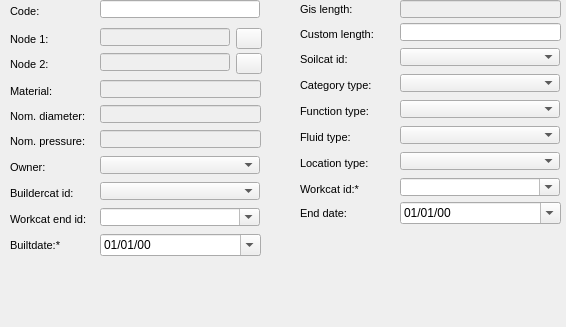
      <widget class="QWidget" name="page_3">
       <property name="geometry">
        <rect>
         <x>0</x>
         <y>0</y>
         <width>566</width>
         <height>327</height>
        </rect>
       </property>
       <attribute name="label">
        <string>Basic information</string>
       </attribute>
       <widget class="QComboBox" name="workcat_id_end">
        <property name="geometry">
         <rect>
          <x>100</x>
          <y>208</y>
          <width>160</width>
          <height>18</height>
         </rect>
        </property>
        <property name="autoFillBackground">
         <bool>true</bool>
        </property>
        <property name="editable">
         <bool>true</bool>
        </property>
        <property name="maxVisibleItems">
         <number>8</number>
        </property>
        <property name="frame">
         <bool>true</bool>
        </property>
       </widget>
       <widget class="QLabel" name="label_buildercat_id">
        <property name="geometry">
         <rect>
          <x>10</x>
          <y>182</y>
          <width>101</width>
          <height>22</height>
         </rect>
        </property>
        <property name="font">
         <font>
          <pointsize>8</pointsize>
         </font>
        </property>
        <property name="frameShape">
         <enum>QFrame::NoFrame</enum>
        </property>
        <property name="frameShadow">
         <enum>QFrame::Plain</enum>
        </property>
        <property name="text">
         <string>Buildercat id:</string>
        </property>
        <property name="textFormat">
         <enum>Qt::AutoText</enum>
        </property>
        <property name="scaledContents">
         <bool>false</bool>
        </property>
        <property name="alignment">
         <set>Qt::AlignLeading|Qt::AlignLeft|Qt::AlignVCenter</set>
        </property>
        <property name="margin">
         <number>3</number>
        </property>
       </widget>
       <widget class="QLabel" name="label_workcat_id_end">
        <property name="geometry">
         <rect>
          <x>10</x>
          <y>208</y>
          <width>101</width>
          <height>22</height>
         </rect>
        </property>
        <property name="font">
         <font>
          <pointsize>8</pointsize>
         </font>
        </property>
        <property name="frameShape">
         <enum>QFrame::NoFrame</enum>
        </property>
        <property name="frameShadow">
         <enum>QFrame::Plain</enum>
        </property>
        <property name="text">
         <string>Workcat end id:</string>
        </property>
        <property name="textFormat">
         <enum>Qt::AutoText</enum>
        </property>
        <property name="scaledContents">
         <bool>false</bool>
        </property>
        <property name="alignment">
         <set>Qt::AlignLeading|Qt::AlignLeft|Qt::AlignVCenter</set>
        </property>
        <property name="margin">
         <number>3</number>
        </property>
       </widget>
       <widget class="QLabel" name="label_builtdate">
        <property name="geometry">
         <rect>
          <x>10</x>
          <y>234</y>
          <width>101</width>
          <height>22</height>
         </rect>
        </property>
        <property name="font">
         <font>
          <pointsize>8</pointsize>
         </font>
        </property>
        <property name="frameShape">
         <enum>QFrame::NoFrame</enum>
        </property>
        <property name="frameShadow">
         <enum>QFrame::Plain</enum>
        </property>
        <property name="text">
         <string>Builtdate:*</string>
        </property>
        <property name="textFormat">
         <enum>Qt::AutoText</enum>
        </property>
        <property name="scaledContents">
         <bool>false</bool>
        </property>
        <property name="alignment">
         <set>Qt::AlignLeading|Qt::AlignLeft|Qt::AlignVCenter</set>
        </property>
        <property name="margin">
         <number>3</number>
        </property>
       </widget>
       <widget class="QComboBox" name="workcat_id">
        <property name="geometry">
         <rect>
          <x>400</x>
          <y>178</y>
          <width>160</width>
          <height>18</height>
         </rect>
        </property>
        <property name="autoFillBackground">
         <bool>true</bool>
        </property>
        <property name="editable">
         <bool>true</bool>
        </property>
        <property name="maxVisibleItems">
         <number>8</number>
        </property>
        <property name="frame">
         <bool>true</bool>
        </property>
       </widget>
       <widget class="QLabel" name="label_workcat_id">
        <property name="geometry">
         <rect>
          <x>300</x>
          <y>178</y>
          <width>90</width>
          <height>22</height>
         </rect>
        </property>
        <property name="font">
         <font>
          <pointsize>8</pointsize>
         </font>
        </property>
        <property name="frameShape">
         <enum>QFrame::NoFrame</enum>
        </property>
        <property name="frameShadow">
         <enum>QFrame::Plain</enum>
        </property>
        <property name="text">
         <string>Workcat id:*</string>
        </property>
        <property name="textFormat">
         <enum>Qt::AutoText</enum>
        </property>
        <property name="scaledContents">
         <bool>false</bool>
        </property>
        <property name="alignment">
         <set>Qt::AlignLeading|Qt::AlignLeft|Qt::AlignVCenter</set>
        </property>
        <property name="margin">
         <number>3</number>
        </property>
       </widget>
       <widget class="QComboBox" name="buildercat_id">
        <property name="geometry">
         <rect>
          <x>100</x>
          <y>182</y>
          <width>160</width>
          <height>18</height>
         </rect>
        </property>
       </widget>
       <widget class="QComboBox" name="ownercat_id">
        <property name="geometry">
         <rect>
          <x>100</x>
          <y>156</y>
          <width>160</width>
          <height>18</height>
         </rect>
        </property>
       </widget>
       <widget class="QLabel" name="label_owner">
        <property name="geometry">
         <rect>
          <x>10</x>
          <y>156</y>
          <width>90</width>
          <height>22</height>
         </rect>
        </property>
        <property name="font">
         <font>
          <pointsize>8</pointsize>
         </font>
        </property>
        <property name="frameShape">
         <enum>QFrame::NoFrame</enum>
        </property>
        <property name="frameShadow">
         <enum>QFrame::Plain</enum>
        </property>
        <property name="text">
         <string>Owner:</string>
        </property>
        <property name="textFormat">
         <enum>Qt::AutoText</enum>
        </property>
        <property name="scaledContents">
         <bool>false</bool>
        </property>
        <property name="alignment">
         <set>Qt::AlignLeading|Qt::AlignLeft|Qt::AlignVCenter</set>
        </property>
        <property name="margin">
         <number>3</number>
        </property>
       </widget>
       <widget class="QgsDateTimeEdit" name="builtdate">
        <property name="geometry">
         <rect>
          <x>100</x>
          <y>234</y>
          <width>161</width>
          <height>22</height>
         </rect>
        </property>
        <property name="displayFormat">
         <string>dd/MM/yy</string>
        </property>
        <property name="calendarPopup">
         <bool>true</bool>
        </property>
        <property name="allowNull" stdset="0">
         <bool>true</bool>
        </property>
       </widget>
       <widget class="QLabel" name="label_enddate">
        <property name="geometry">
         <rect>
          <x>300</x>
          <y>202</y>
          <width>90</width>
          <height>22</height>
         </rect>
        </property>
        <property name="font">
         <font>
          <pointsize>8</pointsize>
         </font>
        </property>
        <property name="frameShape">
         <enum>QFrame::NoFrame</enum>
        </property>
        <property name="frameShadow">
         <enum>QFrame::Plain</enum>
        </property>
        <property name="text">
         <string>End date:</string>
        </property>
        <property name="textFormat">
         <enum>Qt::AutoText</enum>
        </property>
        <property name="scaledContents">
         <bool>false</bool>
        </property>
        <property name="margin">
         <number>3</number>
        </property>
       </widget>
       <widget class="QgsDateTimeEdit" name="enddate">
        <property name="geometry">
         <rect>
          <x>400</x>
          <y>202</y>
          <width>161</width>
          <height>22</height>
         </rect>
        </property>
        <property name="displayFormat">
         <string>dd/MM/yy</string>
        </property>
        <property name="calendarPopup">
         <bool>true</bool>
        </property>
        <property name="allowNull" stdset="0">
         <bool>true</bool>
        </property>
       </widget>
       <widget class="QComboBox" name="function_type">
        <property name="geometry">
         <rect>
          <x>400</x>
          <y>100</y>
          <width>160</width>
          <height>18</height>
         </rect>
        </property>
       </widget>
       <widget class="QComboBox" name="category_type">
        <property name="geometry">
         <rect>
          <x>400</x>
          <y>74</y>
          <width>160</width>
          <height>18</height>
         </rect>
        </property>
       </widget>
       <widget class="QLabel" name="label_location_type">
        <property name="geometry">
         <rect>
          <x>300</x>
          <y>152</y>
          <width>101</width>
          <height>22</height>
         </rect>
        </property>
        <property name="font">
         <font>
          <pointsize>8</pointsize>
         </font>
        </property>
        <property name="frameShape">
         <enum>QFrame::NoFrame</enum>
        </property>
        <property name="frameShadow">
         <enum>QFrame::Plain</enum>
        </property>
        <property name="text">
         <string>Location type:</string>
        </property>
        <property name="textFormat">
         <enum>Qt::AutoText</enum>
        </property>
        <property name="scaledContents">
         <bool>false</bool>
        </property>
        <property name="alignment">
         <set>Qt::AlignLeading|Qt::AlignLeft|Qt::AlignVCenter</set>
        </property>
        <property name="margin">
         <number>3</number>
        </property>
       </widget>
       <widget class="QLabel" name="label_category_type">
        <property name="geometry">
         <rect>
          <x>300</x>
          <y>74</y>
          <width>101</width>
          <height>22</height>
         </rect>
        </property>
        <property name="font">
         <font>
          <pointsize>8</pointsize>
         </font>
        </property>
        <property name="frameShape">
         <enum>QFrame::NoFrame</enum>
        </property>
        <property name="frameShadow">
         <enum>QFrame::Plain</enum>
        </property>
        <property name="text">
         <string>Category type:</string>
        </property>
        <property name="textFormat">
         <enum>Qt::AutoText</enum>
        </property>
        <property name="scaledContents">
         <bool>false</bool>
        </property>
        <property name="alignment">
         <set>Qt::AlignLeading|Qt::AlignLeft|Qt::AlignVCenter</set>
        </property>
        <property name="margin">
         <number>3</number>
        </property>
       </widget>
       <widget class="QComboBox" name="fluid_type">
        <property name="geometry">
         <rect>
          <x>400</x>
          <y>126</y>
          <width>160</width>
          <height>18</height>
         </rect>
        </property>
       </widget>
       <widget class="QComboBox" name="location_type">
        <property name="geometry">
         <rect>
          <x>400</x>
          <y>152</y>
          <width>160</width>
          <height>18</height>
         </rect>
        </property>
       </widget>
       <widget class="QLabel" name="label_soilcat_id">
        <property name="geometry">
         <rect>
          <x>300</x>
          <y>48</y>
          <width>101</width>
          <height>22</height>
         </rect>
        </property>
        <property name="font">
         <font>
          <pointsize>8</pointsize>
         </font>
        </property>
        <property name="frameShape">
         <enum>QFrame::NoFrame</enum>
        </property>
        <property name="frameShadow">
         <enum>QFrame::Plain</enum>
        </property>
        <property name="text">
         <string>Soilcat id:</string>
        </property>
        <property name="textFormat">
         <enum>Qt::AutoText</enum>
        </property>
        <property name="scaledContents">
         <bool>false</bool>
        </property>
        <property name="alignment">
         <set>Qt::AlignLeading|Qt::AlignLeft|Qt::AlignVCenter</set>
        </property>
        <property name="margin">
         <number>3</number>
        </property>
       </widget>
       <widget class="QComboBox" name="soilcat_id">
        <property name="geometry">
         <rect>
          <x>400</x>
          <y>48</y>
          <width>160</width>
          <height>18</height>
         </rect>
        </property>
       </widget>
       <widget class="QLabel" name="label_fluid_type">
        <property name="geometry">
         <rect>
          <x>300</x>
          <y>126</y>
          <width>101</width>
          <height>22</height>
         </rect>
        </property>
        <property name="font">
         <font>
          <pointsize>8</pointsize>
         </font>
        </property>
        <property name="frameShape">
         <enum>QFrame::NoFrame</enum>
        </property>
        <property name="frameShadow">
         <enum>QFrame::Plain</enum>
        </property>
        <property name="text">
         <string>Fluid type:</string>
        </property>
        <property name="textFormat">
         <enum>Qt::AutoText</enum>
        </property>
        <property name="scaledContents">
         <bool>false</bool>
        </property>
        <property name="alignment">
         <set>Qt::AlignLeading|Qt::AlignLeft|Qt::AlignVCenter</set>
        </property>
        <property name="margin">
         <number>3</number>
        </property>
       </widget>
       <widget class="QLabel" name="label_function_type">
        <property name="geometry">
         <rect>
          <x>300</x>
          <y>100</y>
          <width>101</width>
          <height>22</height>
         </rect>
        </property>
        <property name="font">
         <font>
          <pointsize>8</pointsize>
         </font>
        </property>
        <property name="frameShape">
         <enum>QFrame::NoFrame</enum>
        </property>
        <property name="frameShadow">
         <enum>QFrame::Plain</enum>
        </property>
        <property name="text">
         <string>Function type:</string>
        </property>
        <property name="textFormat">
         <enum>Qt::AutoText</enum>
        </property>
        <property name="scaledContents">
         <bool>false</bool>
        </property>
        <property name="alignment">
         <set>Qt::AlignLeading|Qt::AlignLeft|Qt::AlignVCenter</set>
        </property>
        <property name="margin">
         <number>3</number>
        </property>
       </widget>
       <widget class="QLabel" name="label_code">
        <property name="geometry">
         <rect>
          <x>10</x>
          <y>0</y>
          <width>101</width>
          <height>22</height>
         </rect>
        </property>
        <property name="font">
         <font>
          <pointsize>8</pointsize>
         </font>
        </property>
        <property name="frameShape">
         <enum>QFrame::NoFrame</enum>
        </property>
        <property name="frameShadow">
         <enum>QFrame::Plain</enum>
        </property>
        <property name="text">
         <string>Code:</string>
        </property>
        <property name="textFormat">
         <enum>Qt::AutoText</enum>
        </property>
        <property name="scaledContents">
         <bool>false</bool>
        </property>
        <property name="alignment">
         <set>Qt::AlignLeading|Qt::AlignLeft|Qt::AlignVCenter</set>
        </property>
        <property name="margin">
         <number>3</number>
        </property>
       </widget>
       <widget class="QLineEdit" name="code">
        <property name="geometry">
         <rect>
          <x>100</x>
          <y>0</y>
          <width>160</width>
          <height>18</height>
         </rect>
        </property>
        <property name="frame">
         <bool>true</bool>
        </property>
       </widget>
       <widget class="QLineEdit" name="cat_dnom">
        <property name="enabled">
         <bool>false</bool>
        </property>
        <property name="geometry">
         <rect>
          <x>100</x>
          <y>105</y>
          <width>161</width>
          <height>18</height>
         </rect>
        </property>
        <property name="font">
         <font>
          <weight>50</weight>
          <italic>false</italic>
          <bold>false</bold>
         </font>
        </property>
        <property name="styleSheet">
         <string notr="true"/>
        </property>
        <property name="text">
         <string/>
        </property>
       </widget>
       <widget class="QLabel" name="label_dnom">
        <property name="geometry">
         <rect>
          <x>10</x>
          <y>105</y>
          <width>101</width>
          <height>22</height>
         </rect>
        </property>
        <property name="font">
         <font>
          <pointsize>8</pointsize>
          <italic>false</italic>
         </font>
        </property>
        <property name="frameShape">
         <enum>QFrame::NoFrame</enum>
        </property>
        <property name="frameShadow">
         <enum>QFrame::Plain</enum>
        </property>
        <property name="text">
         <string>Nom. diameter:</string>
        </property>
        <property name="textFormat">
         <enum>Qt::AutoText</enum>
        </property>
        <property name="scaledContents">
         <bool>false</bool>
        </property>
        <property name="alignment">
         <set>Qt::AlignLeading|Qt::AlignLeft|Qt::AlignVCenter</set>
        </property>
        <property name="margin">
         <number>3</number>
        </property>
       </widget>
       <widget class="QLabel" name="label_pnom">
        <property name="geometry">
         <rect>
          <x>10</x>
          <y>130</y>
          <width>101</width>
          <height>22</height>
         </rect>
        </property>
        <property name="font">
         <font>
          <pointsize>8</pointsize>
          <italic>false</italic>
         </font>
        </property>
        <property name="frameShape">
         <enum>QFrame::NoFrame</enum>
        </property>
        <property name="frameShadow">
         <enum>QFrame::Plain</enum>
        </property>
        <property name="text">
         <string>Nom. pressure:</string>
        </property>
        <property name="textFormat">
         <enum>Qt::AutoText</enum>
        </property>
        <property name="scaledContents">
         <bool>false</bool>
        </property>
        <property name="alignment">
         <set>Qt::AlignLeading|Qt::AlignLeft|Qt::AlignVCenter</set>
        </property>
        <property name="margin">
         <number>3</number>
        </property>
       </widget>
       <widget class="QLineEdit" name="cat_pnom">
        <property name="enabled">
         <bool>false</bool>
        </property>
        <property name="geometry">
         <rect>
          <x>100</x>
          <y>130</y>
          <width>161</width>
          <height>18</height>
         </rect>
        </property>
        <property name="font">
         <font>
          <weight>50</weight>
          <italic>false</italic>
          <bold>false</bold>
         </font>
        </property>
        <property name="styleSheet">
         <string notr="true"/>
        </property>
        <property name="text">
         <string/>
        </property>
       </widget>
       <widget class="QLineEdit" name="matcat_id">
        <property name="enabled">
         <bool>false</bool>
        </property>
        <property name="geometry">
         <rect>
          <x>100</x>
          <y>80</y>
          <width>161</width>
          <height>18</height>
         </rect>
        </property>
        <property name="font">
         <font>
          <weight>50</weight>
          <italic>false</italic>
          <bold>false</bold>
         </font>
        </property>
        <property name="styleSheet">
         <string notr="true"/>
        </property>
        <property name="text">
         <string/>
        </property>
       </widget>
       <widget class="QLabel" name="label_matcat_id">
        <property name="geometry">
         <rect>
          <x>10</x>
          <y>80</y>
          <width>101</width>
          <height>22</height>
         </rect>
        </property>
        <property name="font">
         <font>
          <pointsize>8</pointsize>
          <italic>false</italic>
         </font>
        </property>
        <property name="frameShape">
         <enum>QFrame::NoFrame</enum>
        </property>
        <property name="frameShadow">
         <enum>QFrame::Plain</enum>
        </property>
        <property name="text">
         <string>Material:</string>
        </property>
        <property name="textFormat">
         <enum>Qt::AutoText</enum>
        </property>
        <property name="scaledContents">
         <bool>false</bool>
        </property>
        <property name="alignment">
         <set>Qt::AlignLeading|Qt::AlignLeft|Qt::AlignVCenter</set>
        </property>
        <property name="margin">
         <number>3</number>
        </property>
       </widget>
       <widget class="QLineEdit" name="node_1">
        <property name="enabled">
         <bool>false</bool>
        </property>
        <property name="geometry">
         <rect>
          <x>100</x>
          <y>28</y>
          <width>130</width>
          <height>18</height>
         </rect>
        </property>
       </widget>
       <widget class="QLineEdit" name="node_2">
        <property name="enabled">
         <bool>false</bool>
        </property>
        <property name="geometry">
         <rect>
          <x>100</x>
          <y>53</y>
          <width>130</width>
          <height>18</height>
         </rect>
        </property>
       </widget>
       <widget class="QLabel" name="label_node_2">
        <property name="geometry">
         <rect>
          <x>10</x>
          <y>53</y>
          <width>90</width>
          <height>22</height>
         </rect>
        </property>
        <property name="font">
         <font>
          <pointsize>8</pointsize>
         </font>
        </property>
        <property name="frameShape">
         <enum>QFrame::NoFrame</enum>
        </property>
        <property name="frameShadow">
         <enum>QFrame::Plain</enum>
        </property>
        <property name="text">
         <string>Node 2:</string>
        </property>
        <property name="textFormat">
         <enum>Qt::AutoText</enum>
        </property>
        <property name="scaledContents">
         <bool>false</bool>
        </property>
        <property name="alignment">
         <set>Qt::AlignLeading|Qt::AlignLeft|Qt::AlignVCenter</set>
        </property>
        <property name="margin">
         <number>3</number>
        </property>
       </widget>
       <widget class="QPushButton" name="btn_node_2">
        <property name="geometry">
         <rect>
          <x>236</x>
          <y>53</y>
          <width>26</width>
          <height>21</height>
         </rect>
        </property>
        <property name="text">
         <string/>
        </property>
       </widget>
       <widget class="QLabel" name="label_node_1">
        <property name="geometry">
         <rect>
          <x>10</x>
          <y>28</y>
          <width>90</width>
          <height>22</height>
         </rect>
        </property>
        <property name="font">
         <font>
          <pointsize>8</pointsize>
         </font>
        </property>
        <property name="frameShape">
         <enum>QFrame::NoFrame</enum>
        </property>
        <property name="frameShadow">
         <enum>QFrame::Plain</enum>
        </property>
        <property name="text">
         <string>Node 1:</string>
        </property>
        <property name="textFormat">
         <enum>Qt::AutoText</enum>
        </property>
        <property name="scaledContents">
         <bool>false</bool>
        </property>
        <property name="alignment">
         <set>Qt::AlignLeading|Qt::AlignLeft|Qt::AlignVCenter</set>
        </property>
        <property name="margin">
         <number>3</number>
        </property>
       </widget>
       <widget class="QPushButton" name="btn_node_1">
        <property name="geometry">
         <rect>
          <x>236</x>
          <y>28</y>
          <width>26</width>
          <height>21</height>
         </rect>
        </property>
        <property name="text">
         <string/>
        </property>
       </widget>
       <widget class="QLineEdit" name="gis_length">
        <property name="enabled">
         <bool>false</bool>
        </property>
        <property name="geometry">
         <rect>
          <x>400</x>
          <y>0</y>
          <width>161</width>
          <height>18</height>
         </rect>
        </property>
        <property name="font">
         <font>
          <italic>false</italic>
         </font>
        </property>
        <property name="styleSheet">
         <string notr="true"/>
        </property>
        <property name="text">
         <string/>
        </property>
       </widget>
       <widget class="QLineEdit" name="custom_length">
        <property name="geometry">
         <rect>
          <x>400</x>
          <y>23</y>
          <width>161</width>
          <height>18</height>
         </rect>
        </property>
        <property name="font">
         <font>
          <italic>false</italic>
         </font>
        </property>
        <property name="text">
         <string/>
        </property>
       </widget>
       <widget class="QLabel" name="label_custom_length">
        <property name="geometry">
         <rect>
          <x>300</x>
          <y>23</y>
          <width>96</width>
          <height>22</height>
         </rect>
        </property>
        <property name="font">
         <font>
          <pointsize>8</pointsize>
          <italic>false</italic>
         </font>
        </property>
        <property name="frameShape">
         <enum>QFrame::NoFrame</enum>
        </property>
        <property name="frameShadow">
         <enum>QFrame::Plain</enum>
        </property>
        <property name="text">
         <string>Custom length:</string>
        </property>
        <property name="textFormat">
         <enum>Qt::AutoText</enum>
        </property>
        <property name="scaledContents">
         <bool>false</bool>
        </property>
        <property name="alignment">
         <set>Qt::AlignLeading|Qt::AlignLeft|Qt::AlignVCenter</set>
        </property>
        <property name="margin">
         <number>3</number>
        </property>
       </widget>
       <widget class="QLabel" name="label_gis_length">
        <property name="geometry">
         <rect>
          <x>300</x>
          <y>-2</y>
          <width>96</width>
          <height>22</height>
         </rect>
        </property>
        <property name="font">
         <font>
          <pointsize>8</pointsize>
          <italic>false</italic>
         </font>
        </property>
        <property name="frameShape">
         <enum>QFrame::NoFrame</enum>
        </property>
        <property name="frameShadow">
         <enum>QFrame::Plain</enum>
        </property>
        <property name="text">
         <string>Gis length:</string>
        </property>
        <property name="textFormat">
         <enum>Qt::AutoText</enum>
        </property>
        <property name="scaledContents">
         <bool>false</bool>
        </property>
        <property name="alignment">
         <set>Qt::AlignLeading|Qt::AlignLeft|Qt::AlignVCenter</set>
        </property>
        <property name="margin">
         <number>3</number>
        </property>
       </widget>
      </widget>
